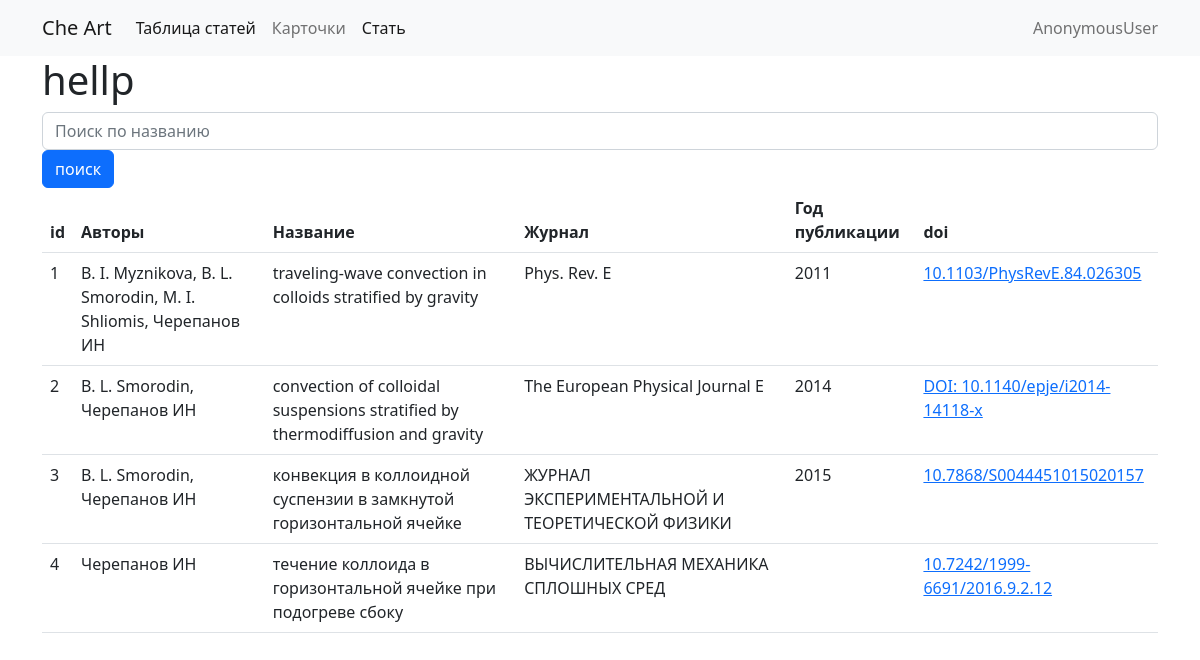
/, run on an earlier commit of the app's database.
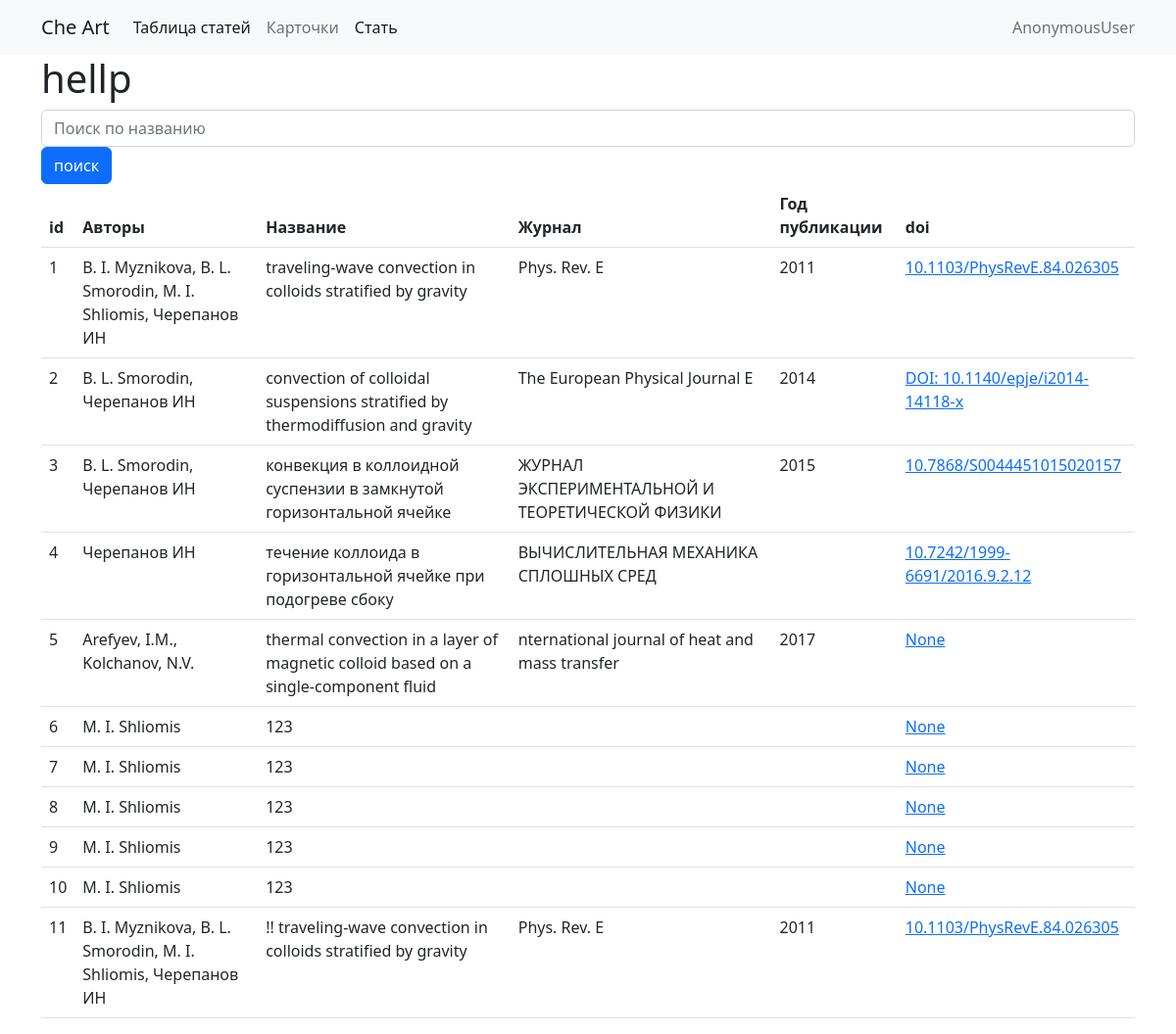
And on a later commit of the database.
### biblioapp/models.py (models this page shows, shortened)
class Article(models.Model):
    name = models.CharField(max_length=255,verbose_name='Заголовок стати')
    img = models.ImageField(blank=True,null=True,verbose_name='Картинка')
    author = models.ManyToManyField(Author,verbose_name="Авторы")
    desctiption = models.TextField(blank=True,verbose_name="Описание")
    date = models.DateField(blank=True,null=True,verbose_name="дата публикации")
    journal = models.ForeignKey(Journal,
                                on_delete=models.PROTECT,
                                null=True,blank=True,
                                verbose_name="Журнал")
    TYPE_CHOICES = (
        ('AR','Статья  в журнале'),
        ('BK','Книга'),
    )
    typ = models.CharField(max_length=2,
                           choices=TYPE_CHOICES,
                           default='AR',
                           verbose_name="Тип публикации"
                           )
    doi = models.CharField(max_length=255,blank=True,null=True)
    referens = models.ManyToManyField('Article',verbose_name="Ссылки")
    def normal_name(self):
        return self.name.lower()
    def get_all_author_name(self):
        return ', '.join( self.author.all().values_list('name',flat=True))
    class Meta:
        permissions= (
            ('view_all_article',"Может смотреть все статиь"),
        )

class Journal(models.Model):
    name = models.CharField(max_length=255)
    impact_factor = models.FloatField(blank=True,null=True)
    QUARTILE_CHOICES = (
        ("Q1",'Первый квартиль'),
        ("Q2",'Второй квартиль'),
        ("Q3",'Третий квартиль'),
        ("Q4",'Четверты квартиль'),
    )
    quartile = models.CharField(max_length=2,choices=QUARTILE_CHOICES,default='Q4')

### biblioapp/views.py (the view)
# urls.py: path('',index,name="article_table"),
def index(request):
    search = request.GET.get('search','')
    article_list = Article.objects.all()
    if search:
        article_list =article_list.filter(name__icontains=search)
    context = {
        'article_list':article_list
    }
    return render(request,'index.html',context )

### biblioapp/templates/index.html (shortened to what this page needs)
{% extends "base.html" %}
{% block content%}
<h1 > hellp</h1>
<form>
    <input name="search" class="form-control" placeholder="Поиск по названию" value="{{request.GET.search}}">
    <button class="btn btn-primary"> поиск</button>
</form>
<table class="table table-hover ">
    <thead>
        <tr>
            <th> id </th>
            <th> Авторы</th>
            <th> Название </th>
            <th> Журнал</th>
            <th> Год публикации</th>
            <th> doi </th>
        </tr>
    </thead>
    <tbody>
        {% for art in article_list%}
        <tr>
            <td>{{art.id}}</td>
            <td>
                {{art.get_all_author_name}}
            </td>
            <td> {{ art.normal_name }}</td>
            <td>{{art.journal.name}}</td>
            <td>{{art.date.year}}</td>
            <td>
                <a href="https://doi.org/{{art.doi}}" target="_blank">{{art.doi}} </a>
            </td>
        </tr>
        {%endfor%}
    </tbody>
{%endblock%}

What changed in the data, as far as the page shows it:
added Article: id "5", get_all_author_name "Arefyev, I.M., Kolchanov, N.V.", normal_name "thermal convection in a layer of magnetic colloid based on a single-component fluid", journal.name "nternational journal of heat and mass transfer", date.year "2017", doi "None"
added Article: id "6", get_all_author_name "M. I. Shliomis", normal_name "123", doi "None"
added Article: id "7", get_all_author_name "M. I. Shliomis", normal_name "123", doi "None"
added Article: id "8", get_all_author_name "M. I. Shliomis", normal_name "123", doi "None"
added Article: id "9", get_all_author_name "M. I. Shliomis", normal_name "123", doi "None"
added Article: id "10", get_all_author_name "M. I. Shliomis", normal_name "123", doi "None"
added Article: id "11", get_all_author_name "B. I. Myznikova, B. L. Smorodin, M. I. Shliomis, Черепанов ИН", normal_name "!! traveling-wave convection in colloids stratified by gravity", journal.name "Phys. Rev. E", date.year "2011", doi "10.1103/PhysRevE.84.026305"
